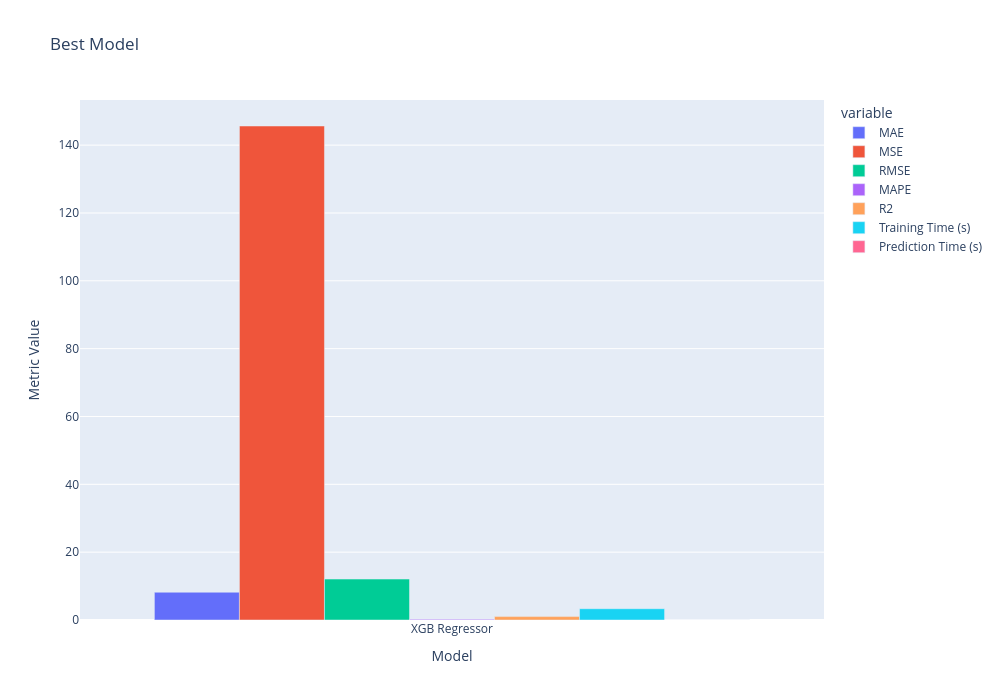

Notebook source saved alongside this figure:
### Code cell
# Plotting a grouped bar graph
import plotly.express as px
fig = px.bar(results_df, x='Model',
             y=['MAE', 'MSE', 'RMSE', 'MAPE', 'R2', 'Training Time (s)', 'Prediction Time (s)'],
             labels={'value': 'Metric Value'}, 
             title='Best Model',
             barmode = 'group')

# Update layout to vary length and width
fig.update_layout(
    width=1000,  # Set the width of the entire plot
    height=700,  # Set the height of the entire plot
    bargap=0.2,  # Set the gap between bars
)
             
fig.show()

### Figure 1 — Plotly figure (JSON) as saved in the notebook; plotly's stock layout.template omitted (floating-point values rounded to 4 significant figures)
{"data": [{"alignmentgroup": "True", "hovertemplate": "variable=MAE<br>Model=%{x}<br>Metric Value=%{y}<extra></extra>", "legendgroup": "MAE", "marker": {"color": "#636efa", "pattern": {"shape": ""}}, "name": "MAE", "offsetgroup": "MAE", "orientation": "v", "showlegend": true, "textposition": "auto", "type": "bar", "x": ["XGB Regressor"], "xaxis": "x", "y": [8.188], "yaxis": "y"}, {"alignmentgroup": "True", "hovertemplate": "variable=MSE<br>Model=%{x}<br>Metric Value=%{y}<extra></extra>", "legendgroup": "MSE", "marker": {"color": "#EF553B", "pattern": {"shape": ""}}, "name": "MSE", "offsetgroup": "MSE", "orientation": "v", "showlegend": true, "textposition": "auto", "type": "bar", "x": ["XGB Regressor"], "xaxis": "x", "y": [145.6], "yaxis": "y"}, {"alignmentgroup": "True", "hovertemplate": "variable=RMSE<br>Model=%{x}<br>Metric Value=%{y}<extra></extra>", "legendgroup": "RMSE", "marker": {"color": "#00cc96", "pattern": {"shape": ""}}, "name": "RMSE", "offsetgroup": "RMSE", "orientation": "v", "showlegend": true, "textposition": "auto", "type": "bar", "x": ["XGB Regressor"], "xaxis": "x", "y": [12.07], "yaxis": "y"}, {"alignmentgroup": "True", "hovertemplate": "variable=MAPE<br>Model=%{x}<br>Metric Value=%{y}<extra></extra>", "legendgroup": "MAPE", "marker": {"color": "#ab63fa", "pattern": {"shape": ""}}, "name": "MAPE", "offsetgroup": "MAPE", "orientation": "v", "showlegend": true, "textposition": "auto", "type": "bar", "x": ["XGB Regressor"], "xaxis": "x", "y": [0.2059], "yaxis": "y"}, {"alignmentgroup": "True", "hovertemplate": "variable=R2<br>Model=%{x}<br>Metric Value=%{y}<extra></extra>", "legendgroup": "R2", "marker": {"color": "#FFA15A", "pattern": {"shape": ""}}, "name": "R2", "offsetgroup": "R2", "orientation": "v", "showlegend": true, "textposition": "auto", "type": "bar", "x": ["XGB Regressor"], "xaxis": "x", "y": [0.9999], "yaxis": "y"}, {"alignmentgroup": "True", "hovertemplate": "variable=Training Time (s)<br>Model=%{x}<br>Metric Value=%{y}<extra></extra>", "legendgroup": "Training Time (s)", "marker": {"color": "#19d3f3", "pattern": {"shape": ""}}, "name": "Training Time (s)", "offsetgroup": "Training Time (s)", "orientation": "v", "showlegend": true, "textposition": "auto", "type": "bar", "x": ["XGB Regressor"], "xaxis": "x", "y": [3.328], "yaxis": "y"}, {"alignmentgroup": "True", "hovertemplate": "variable=Prediction Time (s)<br>Model=%{x}<br>Metric Value=%{y}<extra></extra>", "legendgroup": "Prediction Time (s)", "marker": {"color": "#FF6692", "pattern": {"shape": ""}}, "name": "Prediction Time (s)", "offsetgroup": "Prediction Time (s)", "orientation": "v", "showlegend": true, "textposition": "auto", "type": "bar", "x": ["XGB Regressor"], "xaxis": "x", "y": [0.0135], "yaxis": "y"}], "layout": {"bargap": 0.2, "barmode": "group", "height": 700, "legend": {"title": {"text": "variable"}, "tracegroupgap": 0}, "title": {"text": "Best Model"}, "width": 1000, "xaxis": {"anchor": "y", "domain": [0, 1], "title": {"text": "Model"}}, "yaxis": {"anchor": "x", "domain": [0, 1], "title": {"text": "Metric Value"}}}}
